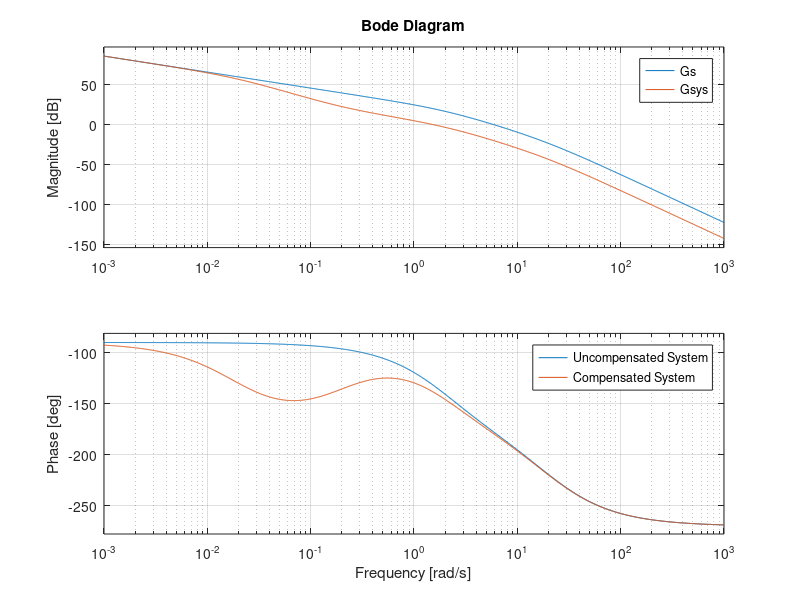

Recreate this plot in MATLAB. (Note: this script raises an error after producing the figure.)
clc;
clear all;
close all;
num = 800;
den = [1 22 40 0]
Gs = tf(num, den);
numc = [5 1];
denc = [50 1];
Gcom = tf(numc, denc);
Gsys = Gs*Gcom;
bode(Gs, Gsys);
legend('Uncompensated System', 'Compensated System');
As = allmargin(Gs);
Asys = allmargin(Gsys);